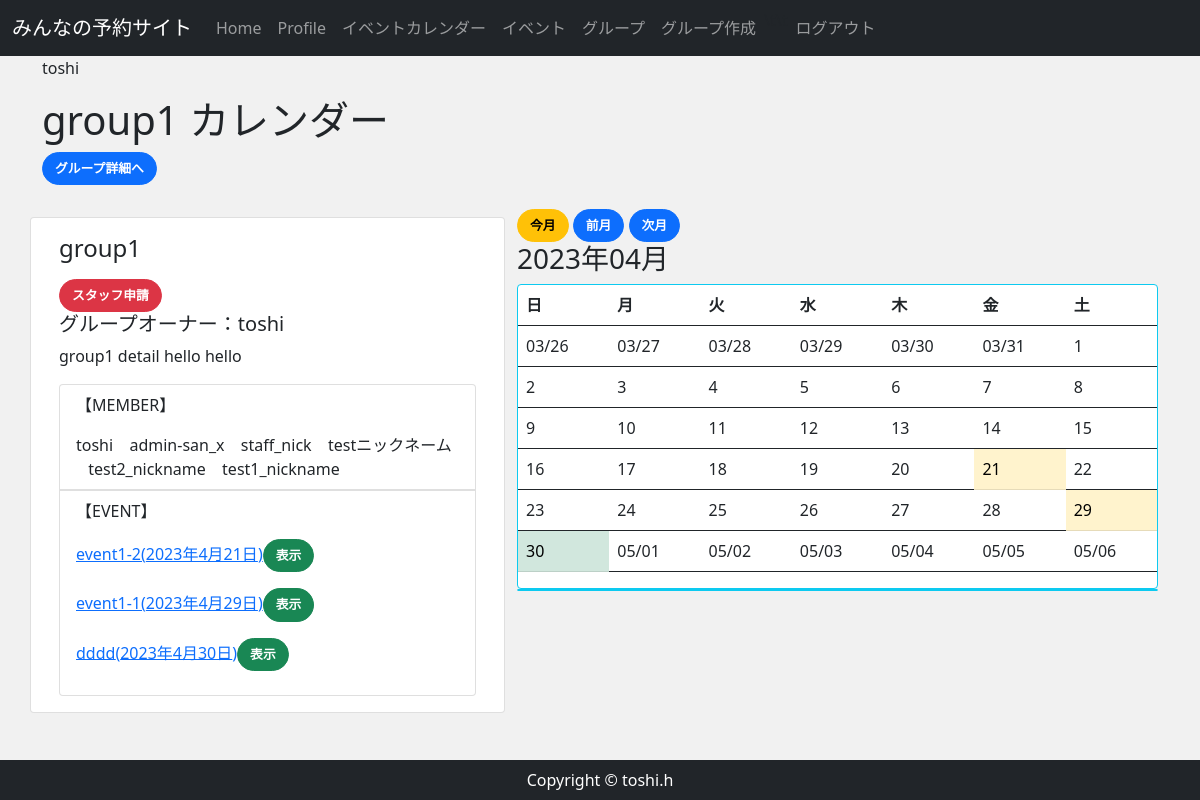
Page /group_detail_cal/1/ (signed in) on the committed database.
### accounts/models.py (models this page shows, shortened)
class CustomUser(AbstractBaseUser, PermissionsMixin):
    email = models.EmailField(
        verbose_name='email',
        max_length=255,
        unique=True,
        )
    first_name = models.CharField('名', max_length=150)
    last_name = models.CharField('姓', max_length=150)
    nickname = models.CharField('ニックネーム', max_length=150,  null=True, blank=True)
    active = models.BooleanField(default=True)
    staff = models.BooleanField(default=False) #staffかどうか
    admin = models.BooleanField(default=False)
    objects = UserManager()
    EMAIL_FIELD = 'email'
    USERNAME_FIELD = 'email'
    REQUIRED_FIELDS = []
    def __str__(self):
        return self.email
    @property
    def is_active(self):
        return self.active
    class Meta(AbstractBaseUser.Meta):
        db_table = 'custom_user'

### reservation/models.py (models this page shows, shortened)
class Group(models.Model):
    group_name = models.CharField(max_length=150)
    group_detail = models.TextField()
    group_owner = models.ForeignKey(
        CustomUser,
        unique=False,
        db_index=True,
        related_name='owner',
        on_delete=models.CASCADE
    )
    def __str__(self):
        return self.group_name

class Event(models.Model):
    event_title = models.CharField(max_length=150)
    event_detail = models.TextField()
    group = models.ForeignKey(Group,  on_delete=models.CASCADE, related_name="group_event")
    event_date = models.DateField()
    start_time = models.TimeField()
    end_time = models.TimeField()

### reservation/views.py (the view)
# urls.py: path('group_detail_cal/<int:pk>/',views.GroupDetailCalView.as_view(), name="group_detail_cal"), #イベントカレンダー(指定のグループのイベント表示)
class GroupDetailCalView(mixins.MonthCalendarMixin, DetailView):
    template_name = 'reservation/group_detail_cal.html'
    model = Group
    def get(self, request, *args, **kwargs):
        print("getメソッド")
        self.object=self.get_object()
        context = self.get_context_data(object=self.object)
        group_data = Group.objects.get(id=self.kwargs['pk'])
        event_data = Event.objects.filter(group=group_data).order_by('event_date')
        member_data = ApprovedMember.objects.filter( #memberデータ取得
            group = group_data, approved = True)
        staff_data = ApprovedStaff.objects.filter( #staffデータ取得
            group = group_data, approved = True)
        applying_staffs=ApplyingStaff.objects.filter(group=group_data, applying=True)
        applying_members=ApplyingMember.objects.filter(group=group_data, applying=True)
        member_names = {m_data.member for m_data in member_data}
        print("member_names:",member_names)
        staff_names = {s_data.staff for s_data in staff_data}
        """グループ加入の承認済みデータのリストに名前があり、かつapprovedでないと別ページにリダイレクトされる"""
        is_group_staff = self.request.user in staff_names
        is_group_member = self.request.user in member_names
        context['group_data'] = group_data
        context['member_data']=member_data
        context['member_names']=member_names
        context['staff_names']=staff_names
        context['event_data']=event_data
        context['is_group_staff']=is_group_staff
        context['is_group_member']=is_group_member
        context['applying_staffs']=applying_staffs
        context['applying_members']=applying_members
        if is_group_member or is_group_staff :
            return  self.render_to_response(context)
        else:
            return HttpResponse('<h1>%sさんは%sの詳細は見られません</h1>' % (request.user.nickname, group_data.group_name ))
    def get_context_data(self, **kwargs):
        context = super().get_context_data(**kwargs)
        calendar_context = self.get_month_calendar()
        pk=self.object.pk
        approved_check_m = ApprovedMember.objects.filter(member=self.request.user, approved = True)
        approved_check_s = ApprovedStaff.objects.filter(staff=self.request.user, approved = True)
        chk_m=[ap_chk_m.group for ap_chk_m in approved_check_m]
        chk_s=[ap_chk_s.group for ap_chk_s in approved_check_s]
        event_data = Event.objects.filter(group=pk).order_by('event_date')#指定グループのイベントでフィルター
        days={event_days.event_date for event_days in event_data }
        group_data = Group.objects.get(id=self.kwargs['pk'])
        context.update(calendar_context)
        context['event_data'] = event_data #イベントのデータをコンテキストで渡す
        context['days'] = days
        context['approved_check_s'] = approved_check_s
        print(approved_check_s)
        context['group_data']=group_data
        return context

### reservation/mixins.py (called while the page is built)
    def setup_calendar(self):
        self._calendar = calendar.Calendar(self.first_weekday)

    def get_week_names(self):
        week_names = deque(self.week_names)
        week_names.rotate(-self.first_weekday) #リスト内の要素を右に１つずつ移動するときは、dequeを使うと面白い
        return week_names

    def get_previous_month(self, date):
        if date.month ==1:
            return date.replace(year=date.year-1, month=12, day=1)
        else:
            return date.replace(month=date.month-1, day=1)

    def get_next_month(self, date):
        if date.month ==12:
            return date.replace(year=date.year+1, month=1, day=1)
        else:
            return date.replace(month=date.month+1, day=1)

    def get_month_days(self, date):
        return self._calendar.monthdatescalendar(date.year, date.month)

    def get_current_month(self):
        month = self.kwargs.get('month')
        year = self.kwargs.get('year')
        if month and year:
            month = datetime.date(year=int(year), month=int(month), day=1)
        else:
            month = datetime.date.today().replace(day=1)
        return month

    def get_month_calendar(self):
        self.setup_calendar()
        current_month = self.get_current_month()
        calendar_data = {
            'now':datetime.date.today(),
            'month_days':self.get_month_days(current_month),
            'month_current':current_month,
            'month_previous':self.get_previous_month(current_month),
            'month_next':self.get_next_month(current_month),
            'week_names':self.get_week_names(),
        }
        return calendar_data

### reservation/templates/reservation/group_detail_cal.html (shortened to what this page needs)
{% extends 'reservation/base.html' %}
{% block content %}
<h1>{{ group_data.group_name }} カレンダー</h1>
<p><a class='btn btn-primary' href="{% url 'group_detail' group_data.pk %}">グループ詳細へ</a></p>
<div class="row my-4 ">
    <div class="card col-md-5 my-2">
        <div class="card-body">
            <h4 class="card-title mb-3"><div hidden>#{{ group_data.pk }}</div>{{ group_data.group_name }} </h4><a href="# " class="btn btn-danger">スタッフ申請</a>
            <h5>グループオーナー：{{ group_data.group_owner.nickname }}</h5>
            <p class="card-text mb-3">{{ group_data.group_detail }}</p>
            <ul class="list-group listgroup-flush ">
                <li class="list-group-item">
                <p>【MEMBER】</p>
                    {% for m_name in member_names %}
                    {{ m_name.nickname }} &ensp;
                    {% endfor %}
                </li>
                <li class="list-group-item">
                <p>【EVENT】</p>
                    {% for event in event_data %}
                    <p><a href="{% url 'event_detail' event.pk %}">{{ event.event_title }}({{ event.event_date }})</a><button class="btn btn-success" onclick="highlightDay('{{ event.event_date }}', '{{ event.group.pk }}', '{{ month_current }}')">表示</button>
                    </p>
                    {% endfor %}
                </li>
            </ul>
        </div>
    </div>
    <div class="col-md-7">
        <a class="btn btn-warning" href="{% url 'group_detail_cal' group_data.pk %}">今月</a>
        <a class="btn btn-primary" href="{% url 'group_detail_cal' group_data.pk month_previous.year month_previous.month %}">前月</a>
        <a class="btn btn-primary" href="{% url 'group_detail_cal' group_data.pk month_next.year month_next.month %}">次月</a>
        <h3>{{ month_current | date:"Y年m月" }}</h3>
        <div class="card border-info">
                <table class="table border-dark " style="table-layout:fixed;">
                    <thead>
                        <tr >
                            {% for w in week_names %}
                                <th >{{ w }}</th>
                            {% endfor %}
                        </tr>
                    </thead>
                    <tbody>
                    {% for week in month_days %}
                        <tr >
                            {% for day in week %}
                                {% if now == day %}
                                    <td class="table-success rsv_day  rs_{{day }}"  style="width:80px;">
                                {% elif day in days %}
                                    <td class="table-warning rsv_day rs_{{day }}"  style="width:80px;" >
                                {% else %}
                                    <td class="rsv_day rs_{{day }}"  style="width:80px;" >
                                {% endif %}
                                    {% if month_current.month != day.month %}
                                        {{ day | date:"m/d" }}
                                    {% else %}
                                        {{ day.day }}
                                    {% endif %}
                                    </td>
                            {% endfor %}
                        </tr>
                        {% endfor %}
                    </tbody>
                </table>
        </div>
    <div class="card border-info " >
    </div>
    </div>
{% endblock %}

### reservation/templates/reservation/base.html (shortened to what this page needs)
{% load static %}
<!DOCTYPE html>
<html lang="ja">
<head>
    <link href="https://cdn.jsdelivr.net/npm/bootstrap@5.0.2/dist/css/bootstrap.min.css" rel="stylesheet">
    <link rel="stylesheet" href="{% static 'css/rsv_style.css' %}">
<nav class="navbar navbar-expand-lg bg-body-tertiary navbar-dark bg-dark" >
    <div class="container-fluid">
    <a class="navbar-brand" href="{% url 'home' %}">
    みんなの予約サイト
    </a>
    <div class="collapse navbar-collapse" id="navbarSupportedContent">
        <ul class="navbar-nav ml-auto">
        <li class="nav-item">
            <a class="nav-link" href="{% url 'home' %}">Home </a>
        </li>
        {% if user.is_authenticated %}
            <li class="nav-item">
                <a class="nav-link" href="{% url 'userprofile' user.pk %}">Profile</a>
            </li>
            <li class="nav-item">
                <a class="nav-link" href="{% url 'gp_event_cal' %}">イベントカレンダー </a>
            </li>
            <li class="nav-item">
                <a class="nav-link" href="{% url 'event' %}">イベント </a>
            </li>
            <li class="nav-item">
                <a class="nav-link" href="{% url 'group' %}">グループ </a>
            </li>
            <li class="nav-item">
                <a class="nav-link" href="{% url 'group_new' %}">グループ作成 </a>
            </li>
            <li>
            <p>\t\t</p>
            </li>
            <li class="nav-item">
                <a class="nav-link" href="{% url 'account_logout' %}">ログアウト </a>
            </li>
        {% endif %}
        </ul>
    </div>
    </nav>
    <main>
        <div class="container">
            <p >{{user.nickname}}</p>
            {% block content %}
            {% endblock %}
        </div>
    </main>
    <footer class="py-2 bg-dark">
        <p class="m-0 text-center text-white">Copyright &copy; toshi.h</p>
    </footer>
</body>
</html>

### reservation/static/css/rsv_style.css (style rules this page uses)
* { margin: 0; padding: 0; box-sizing: border-box; }
main { flex: 1; }
.btn { font-size: 80%; border-radius: 5rem; font-weight: bold; }

### rows in the picture
CustomUser: nickname "toshi"
Group: group_name "group1", group_owner.nickname "toshi", group_detail "group1 detail hello hello"
CustomUser: nickname "admin-san_x"
CustomUser: nickname "staff_nick"
CustomUser: nickname "testニックネーム"
CustomUser: nickname "test2_nickname"
CustomUser: nickname "test1_nickname"
Event: event_title "event1-2", event_date "2023年4月21日"
Event: event_title "event1-1", event_date "2023年4月29日"
Event: event_title "dddd", event_date "2023年4月30日"

### other values in the picture
{{ month_current | date:"Y年m月" }} "2023年04月"
{{ w }} "日" "月" "火" "水" "木" "金" "土"
{{ day | date:"m/d" }} "03/26" "03/27" "03/28" "03/29" "03/30" "03/31" "05/01" "05/02" "05/03" "05/04" "05/05" "05/06"
{{ day.day }} "1" "2" "3" "4" "5" "6" "7" "8" "9" "10" "11" "12" "13" "14" "15" "16" "17" "18" "19" "20" "21" "22" "23" "24" "25" "26" "27" "28" "29" "30"
